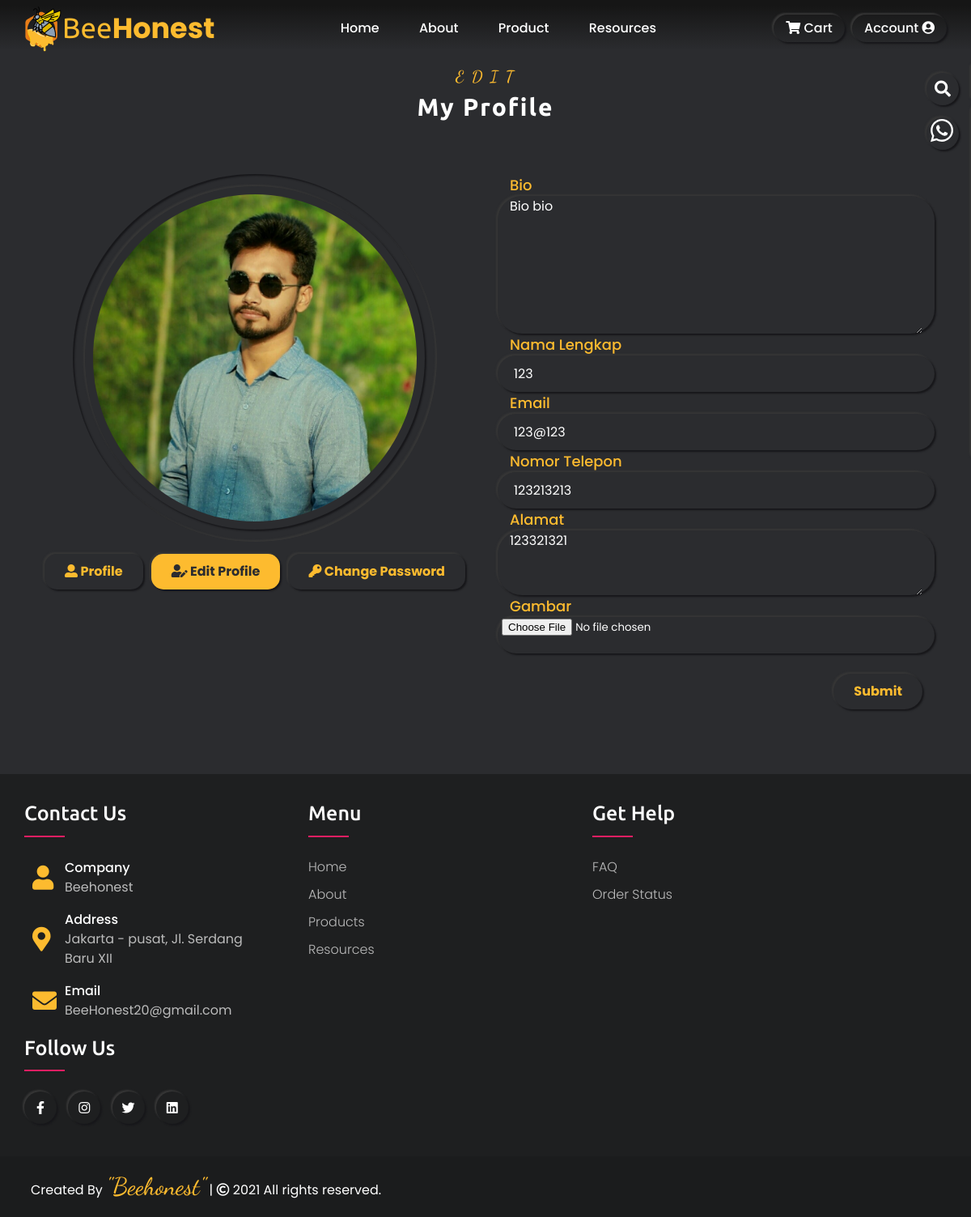
Page /editprofile.php (signed in) on the committed database.
### tables this page shows
CREATE TABLE `pelanggan` (
  `id_pelanggan` int(11) NOT NULL,
  `email_pelanggan` varchar(100) NOT NULL,
  `password_pelanggan` varchar(50) NOT NULL,
  `nama_pelanggan` varchar(100) NOT NULL,
  `telepon_pelanggan` varchar(100) NOT NULL,
  `alamat_pelanggan` text NOT NULL,
  `bio` text NOT NULL,
  `gambar_profile` varchar(255) NOT NULL,
  `date` timestamp NOT NULL DEFAULT current_timestamp()
);

CREATE TABLE `alamat` (
  `idAlamat` int(11) NOT NULL,
  `ig` text NOT NULL,
  `twitter` text NOT NULL,
  `fb` text NOT NULL,
  `linkedin` text NOT NULL,
  `namaPerusahaan` text NOT NULL,
  `alamatPerusahaan` text NOT NULL,
  `email` text NOT NULL,
  `no_telpPerusahaan` varchar(15) NOT NULL
);

### editprofile.php (the view, shortened to what this page needs)
<!DOCTYPE html>
<html lang="zxx">
<head>
	<?php include 'templates/head.php'; ?>
</head>
<body>
	<?php require_once('20=gili=trawangan/Api/koneksi.php'); ?>
	<?php include 'templates/topbar.php'; ?>
    <section class="profile-section section active" id="home">
    <div class="mySlides fade">
      <div class="container">
        <div class="row ">
        <div class="section-title justify-content-center">
          <h2 data-heading="E D I T">My Profile</h2>
        </div>
        <div class="profile-img">
            <div class="img-box inner-shadow">
            <?php
            $nama_pelanggan = $_SESSION['nama_pelanggan'];
            $query = mysqli_query($conn,"SELECT * FROM pelanggan WHERE nama_pelanggan = '$nama_pelanggan' ");
            while ($info_pelanggan=mysqli_fetch_array($query)) {
            ?>
            <img src="<?php
            if (!$info_pelanggan['gambar_profile']){
                echo(" assets/img/admin.png");
            }else
		echo $info_pelanggan['gambar_profile']; ?>" class="outer-shadow"
                alt="Profile-user">
            </div>
            <div class="row button-setting-acount">
              <div class="button-item ">
              <a href="profile" class="btn-1 outer-shadow hover-in-shadow "><i class="fas fa-user-alt"></i> Profile</a>
              </div>
              <div class="button-item ">
              <a class="btn-1 active outer-shadow"><i class="fas fa-user-edit"></i> Edit Profile</a>
              </div>
              <div class="button-item ">
              <a href="changepassword" class="btn-1 outer-shadow hover-in-shadow"><i class="fas fa-key"></i> Change Password</a>
              </div>
              </div>
          </div>
          <div class="profile-text">
          <form action="updateprofile" method="POST" enctype="multipart/form-data" >
          <label for="" style="margin-left:15px">Bio</label>
          <div class="input-group-textarea outer-shadow hover-in-shadow ">
          <textarea class="input-control-bio"  type="text" name="bio" class="form-control"><?php echo $info_pelanggan['bio']; ?></textarea>
        </div>
        <label for="" style="margin-left:15px">Nama Lengkap</label>
        <div class="input-group outer-shadow ">
        <input class="input-control" type="text" readonly name="nama_pelanggan" value="<?php echo $info_pelanggan['nama_pelanggan']; ?>" >
        </div>
        <label for="" style="margin-left:15px">Email</label>
              <div class="input-group outer-shadow ">
              <input class="input-control" type="text" name="email" readonly value="<?php echo $info_pelanggan['email_pelanggan']; ?>" class="form-control">
        </div>
        <label for="" style="margin-left:15px">Nomor Telepon</label>
              <div class="input-group outer-shadow hover-in-shadow">
              <input class="input-control" type="number" name="telepon_pelanggan" value="<?php echo $info_pelanggan['telepon_pelanggan']; ?>" class="form-control">
        </div>
        <label for="" style="margin-left:15px">Alamat</label>
              <div class="input-group-textarea outer-shadow hover-in-shadow">
             <textarea class="input-control-alamat"  type="text" name="alamat_pelanggan" class="form-control"><?php echo $info_pelanggan['alamat_pelanggan']; ?></textarea>
              </div>
              <label for="" style="margin-left:15px">Gambar</label>
              <div class="input-group outer-shadow hover-in-shadow">
              <input name="gambar" type="file" class="form-control">
              </div>
              <div class="submit-btn">
              <button type="submit" name="updateprofile" class="btn-1 outer-shadow hover-in-shadow">Submit</button>
            </div>
              </form>
          </div>
          <?php
            }
            ?>
        </div>
      </div>
    </div>
  </section>
	<section class="footer-section section" id="footer">
		<div class="container">
			<div class="row">
				<div class="footer-col">
					<h4>Contact Us</h4>
					<div class="contact">
						<?php
              $alamat=mysqli_fetch_array(mysqli_query($conn,"SELECT * from alamat "));
            ?>
						<div class="icons">
							<div class="row">
								<i class="fas fa-user"></i>
								<div class="info">
									<div class="head">Company</div>
									<div class="sub-title"><?php echo $alamat['namaPerusahaan'] ?></div>
								</div>
							</div>
							<div class="row">
								<i class="fas fa-map-marker-alt"></i>
								<div class="info">
									<div class="head">Address</div>
									<div class="sub-title"><?php echo $alamat['alamatPerusahaan'] ?></div>
								</div>
							</div>
							<div class="row">
								<i class="fas fa-envelope"></i>
								<div class="info">
									<div class="head">Email</div>
									<div class="sub-title"><?php echo $alamat['email'] ?></div>
								</div>
							</div>
						</div>
					</div>
				</div>
				<div class="footer-col">
					<h4>Menu</h4>
					<ul>
						<li><a href="home#home">Home</a></li>
						<li><a href="home#about">About</a></li>
						<li><a href="home#products">Products</a></li>
						<li><a href="blog">Resources</a></li>
					</ul>
				</div>
				<div class="footer-col">
					<h4>get help</h4>
					<ul>
						<li><a href="faqs">FAQ</a></li>
						<li><a href="riwayat">order status</a></li>
					</ul>
				</div>
				<div class="footer-col">
					<h4>Follow us</h4>
					<div class="social-links">
						<a href="<?php echo $alamat['fb'];?>" class="facebook outer-shadow hover-in-shadow">
							<i class="fab fa-facebook-f"></i></a>
						<a href="<?php echo $alamat['ig'];?>" class="instagram outer-shadow hover-in-shadow">
							<i class="fab fa-instagram instagram"></i><span></span></a>
						<a href="<?php echo $alamat['twitter'];?>" class="twitter outer-shadow hover-in-shadow">
							<i class="fab fa-twitter"></i></a>
						<a href="<?php echo $alamat['linkedin'];?>" class="linkedin outer-shadow hover-in-shadow">
							<i class="fab fa-linkedin"></i></a>
					</div>
				</div>
			</div>
		</div>
	</section>
	<div class="style-switcher outer-shadow">
		<div class="style-chat s-icon outer-shadow hover-in-shadow">
			<?php
                                  $jam = date('H:i');
                                  if ($jam > '05:30' && $jam < '10:00') {
                                      $salam = 'Pagi';
                                  } elseif ($jam >= '10:00' && $jam < '15:00') {
                                      $salam = 'Siang';
                                  } elseif ($jam < '18:00') {
                                      $salam = 'Sore';
                                  } else {
                                      $salam = 'Malam';
                                  }
                                  ?>
			<a href="https://api.whatsapp.com/send?phone=<?php echo $alamat['no_telpPerusahaan'];?><?php echo "&text=Halo....+Selamat+$salam,+Beehonest+👋+&app_absent=0"?>"
				alt="Hubungin Kami" target="_blank"><img src="assets/img/svg/whatsapp.svg"></a>
		</div>
	</div>
	<div class="style-switcher2 outer-shadow">
		<div class="style-search s-icon outer-shadow hover-in-shadow">
			<i class="fas fa-search"></i>
		</div>
	</div>
	<footer>
		<span>Created By <a href="#">"<?php echo $alamat['namaPerusahaan'] ?>"</a> | <span
				class="far fa-copyright"></span>
			2021 All rights
			reserved.</span>
	</footer>
</body>
</html>

### assets/css/skins/color-1.css (style rules this page uses)
:root { --skin-color:#FDBB2F; }

### assets/css/style-switch2.css (style rules this page uses)
.style-switcher { position: fixed; right: 0; top: 130px; padding: 15px; width: 300px; height: 440px; border-radius: 10px 5px 5px 10px; transition: all 0.3s ease; transform:translateX(100%); background: gray; z-index: 888; }
.style-switcher .s-icon { background: #2b2c2f; position: absolute; height: 40px; width: 40px; text-align: center; font-size: 20px; color: var(--text-black-900); right: 100%; margin-right: 15px; cursor: pointer; transition: all 0.3s ease; border-radius: 50%; }
.style-switcher .s-icon img { height: 30px; width: 30px; color: #fff; top: 0; }
.style-switcher .s-icon:after { border-radius: 50%; }
.style-switcher2 { position: fixed; right: 0; top: 80px; padding: 10px; width: 300px; height: 45px; z-index: 101; border-radius: 5px; transition: all 0.3s ease; transform:translateX(100%); align-items: center; justify-content: center; background: gray; }
.style-switcher2 .s-icon { background: #2b2c2f; position: absolute; height: 40px; width: 40px; text-align: center; font-size: 20px; color: var(--text-black-900); right: 100%; margin-right: 15px; cursor: pointer; transition: all 0.3s ease; border-radius: 50%; }
.style-switcher2 .s-icon i { line-height: 40px; }
.style-switcher2 .s-icon:after { border-radius: 50%; }
.style-switcher2 .style-search { top: 0x; }

### rows in the picture
pelanggan: gambar_profile (picture), bio "Bio bio", nama_pelanggan "123", email "123@123", telepon_pelanggan "123213213", alamat_pelanggan "123321321"
alamat: namaPerusahaan "Beehonest", alamatPerusahaan "Jakarta - pusat, Jl. Serdang Baru XII", email "BeeHonest20@gmail.com"
